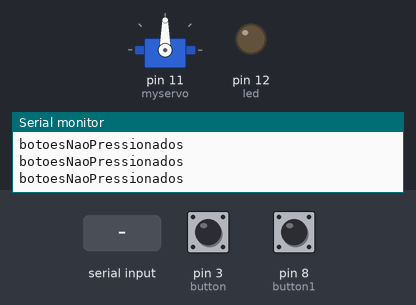
Bench run of a sketch on a simulated Arduino Uno, built with avr-gcc and run on an emulated ATmega328P. Parts: servo, output pins drawn as LEDs (lit = HIGH), the last lines printed to the serial monitor. Inputs (shaded band) come from the test bench; at power-on: pin 3 (button) HIGH, pin 8 (button1) HIGH.

Above: at 1.2 s.
1.3 s: "A" received over Serial
4.3 s: pin 3 (button) pulled LOW for 3.2 s
At 8.4 s:
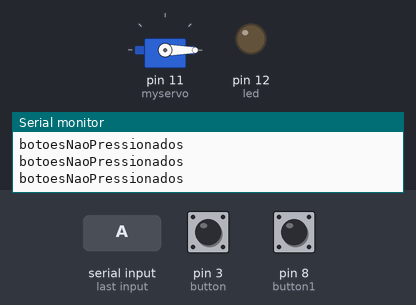
9.0 s: pin 8 (button1) pulled LOW for 1 s
At 9.7 s:
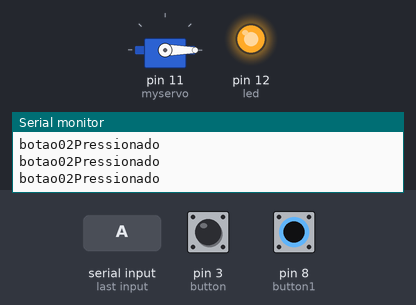
13.0 s: pin 3 (button) pulled LOW for 0.15 s
At 14.2 s:
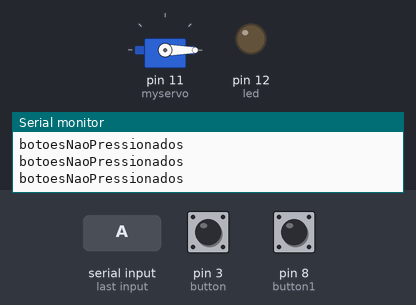
16.1 s: pin 3 (button) pulled LOW for 1 s
At 16.9 s:
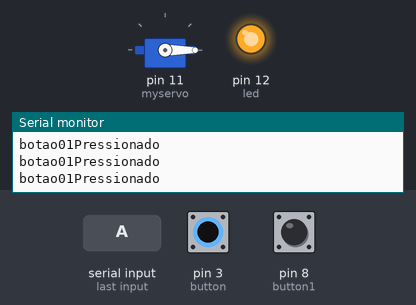
20.1 s: pin 8 (button1) pulled LOW for 0.15 s
At 20.8 s:
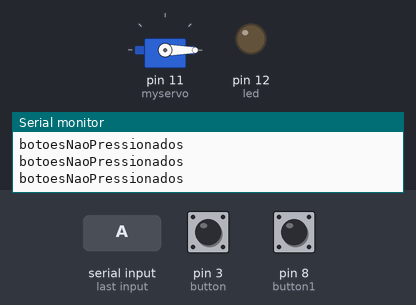
Timing chart, 0 to 23.1 s (numbered marks = the images above; inputs shaded):
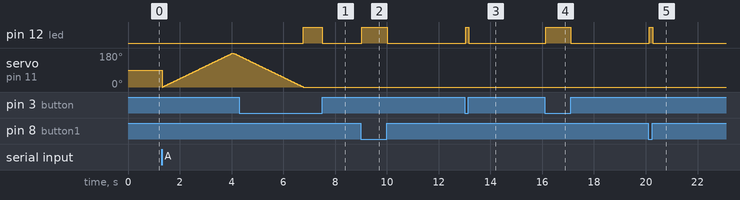

Measured:
- after the input at 4.3 s, pin 12 (led): LOW → HIGH after 2.5 s, → LOW 0.72 s later
- after the input at 9.0 s, pin 12 (led): LOW → HIGH at once, → LOW 0.98 s later
- after the input at 13.0 s, pin 12 (led): LOW → HIGH at once, → LOW 0.12 s later
- after the input at 16.1 s, pin 12 (led): LOW → HIGH at once, → LOW 0.98 s later
- after the input at 20.1 s, pin 12 (led): LOW → HIGH at once, → LOW 0.12 s later

The sketch:

buttons.ino
```cpp
#include <Servo.h>

Servo myservo;  // create servo object to control a servo
int pos = 0;    // variable to store the servo position

int led = 12;
int x = 0;

int button = 3;
int sinal_button = 0;

int button1 = 8;
int sinal_button1 = 0;

void setup() {
  // put your setup code here, to run once:.
  Serial.begin(9600); // Inicia a comunicação serial..

  pinMode(led, OUTPUT);
  pinMode(button, INPUT_PULLUP);

  pinMode(button1, INPUT_PULLUP);

  myservo.attach(11);  // attaches the servo on pin 9 to the servo object

}

// put your main code here, to run repeatedly:
void loop() {

  sinal_button = digitalRead(button);
  sinal_button1 = digitalRead(button1);

  if (sinal_button == LOW && sinal_button1 == HIGH) {
    Serial.println("botao01Pressionado");
    digitalWrite(led, HIGH);
  }
  else if (sinal_button1 == LOW && sinal_button == HIGH) {
    Serial.println("botao02Pressionado");
    digitalWrite(led, HIGH);

  }
  else {
    digitalWrite(led, LOW);
    //Muito importante pra não enviar as strings anteriores continuamente, e o programa poder rodar independentemente, oque evita o programa não colar no inicio a espera do input pra receber a string que quer nesse caso distraimo ele com outra garota, pra não pensar muito kkkk
    Serial.println("botoesNaoPressionados");
  }

  if (Serial.available() > 0) {
    char comando = Serial.read();  // Lê o comando da porta serial

    // Verifica o comando recebido e executa a ação correspondente
    switch (comando) {
      case 'A':
        piscarLedA();  // Chama a função para piscar o LED
        break;
      case 'B':
        piscarLedB();
        break;
      case 'C':
      piscarLedC();
      break;
        // Adicione mais casos para outros comandos, se necessário
    }
  }

  //  os loops é pra automatizar funções da unity fazendo certas partes do robo se mexer sozinho.
  /*
    for(int vezes = 0; vezes < 50; vezes++){

    Serial.println("FORJ1MIN");
    digitalWrite(led, HIGH);
    delay(10);

    digitalWrite(led, LOW);
    delay(10);

    }

    for(int vezes = 0; vezes < 50; vezes++){

    Serial.println("FORJ1MAX");
    digitalWrite(led, HIGH);
    delay(10);

    digitalWrite(led, LOW);
    delay(10);
    }

        for(int vezes = 0; vezes < 50; vezes++){

    Serial.println("FORJ2MIN");
    digitalWrite(led, HIGH);
    delay(10);

    digitalWrite(led, LOW);
    delay(10);

    }

    for(int vezes = 0; vezes < 50; vezes++){

    Serial.println("FORJ2MAX");
    digitalWrite(led, HIGH);
    delay(10);

    digitalWrite(led, LOW);
    delay(10);
    }
  */


  /*
    while(x < 10){
    digitalWrite(led, HIGH);
    delay(200);
    digitalWrite(led, LOW);
    delay(200);

      x += 1;
    }

  */

}

void piscarLedA() {


  for (pos = 0; pos <= 180; pos += 1) { // goes from 0 degrees to 180 degrees
    // in steps of 1 degree
    myservo.write(pos);              // tell servo to go to position in variable 'pos'
    delay(15);                       // waits 15 ms for the servo to reach the position
  }
  for (pos = 180; pos >= 0; pos -= 1) { // goes from 180 degrees to 0 degrees
    myservo.write(pos);              // tell servo to go to position in variable 'pos'
    delay(15);                       // waits 15 ms for the servo to reach the position
  }

  /*
    digitalWrite(led, HIGH);  // Liga o LED
    delay(10);  // Aguarda 500 milissegundos
    digitalWrite(led, LOW);   // Desliga o LED

  */
}

void piscarLedB() {
  digitalWrite(led, HIGH);  // Liga o LED
  delay(10);
  digitalWrite(led, LOW);   // Desliga o LED
}

void piscarLedC() {
  digitalWrite(led, HIGH);  // Liga o LED
  delay(10);
  digitalWrite(led, LOW);   // Desliga o LED
}
```
